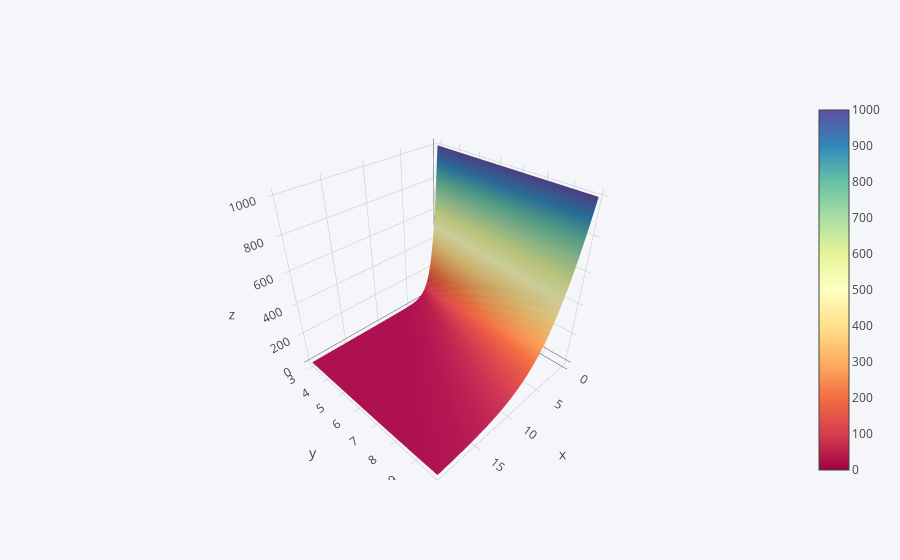

The cell this chart's notebook holds for it:
### Code cell
soldf.iplot(kind='surface',colorscale='spectral')

### Figure 1 — Plotly figure (JSON) as saved in the notebook; plotly's stock layout.template omitted (floating-point values rounded to 4 significant figures; data arrays with more than 128 entries replaced by an {"elided": "..."} marker saying what was removed)
{"data": [{"colorscale": [[0, "rgb(158,1,66)"], [0.1, "rgb(213,62,79)"], [0.2, "rgb(244,109,67)"], [0.3, "rgb(253,174,97)"], [0.4, "rgb(254,224,139)"], [0.5, "rgb(255,255,191)"], [0.6, "rgb(230,245,152)"], [0.7, "rgb(171,221,164)"], [0.8, "rgb(102,194,165)"], [0.9, "rgb(50,136,189)"], [1, "rgb(94,79,162)"]], "type": "surface", "x": [0, 0.4082, 0.8163, 1.225, 1.633, 2.041, 2.449, 2.857, 3.265, 3.673, 4.082, 4.49, 4.898, 5.306, 5.714, 6.122, 6.531, 6.939, 7.347, 7.755, 8.163, 8.571, 8.98, 9.388, 9.796, 10.2, 10.61, 11.02, 11.43, 11.84, 12.24, 12.65, 13.06, 13.47, 13.88, 14.29, 14.69, 15.1, 15.51, 15.92, 16.33, 16.73, 17.14, 17.55, 17.96, 18.37, 18.78, 19.18, 19.59, 20], "y": [3, 4, 5, 6, 7, 8, 9, 10], "z": {"elided": "8x50 float values"}}], "layout": {"legend": {"bgcolor": "#F5F6F9", "font": {"color": "#4D5663"}}, "paper_bgcolor": "#F5F6F9", "plot_bgcolor": "#F5F6F9", "titlefont": {"color": "#4D5663"}, "xaxis1": {"gridcolor": "#E1E5ED", "showgrid": true, "tickfont": {"color": "#4D5663"}, "title": "", "titlefont": {"color": "#4D5663"}, "zerolinecolor": "#E1E5ED"}, "yaxis1": {"gridcolor": "#E1E5ED", "showgrid": true, "tickfont": {"color": "#4D5663"}, "title": "", "titlefont": {"color": "#4D5663"}, "zerolinecolor": "#E1E5ED"}}}
